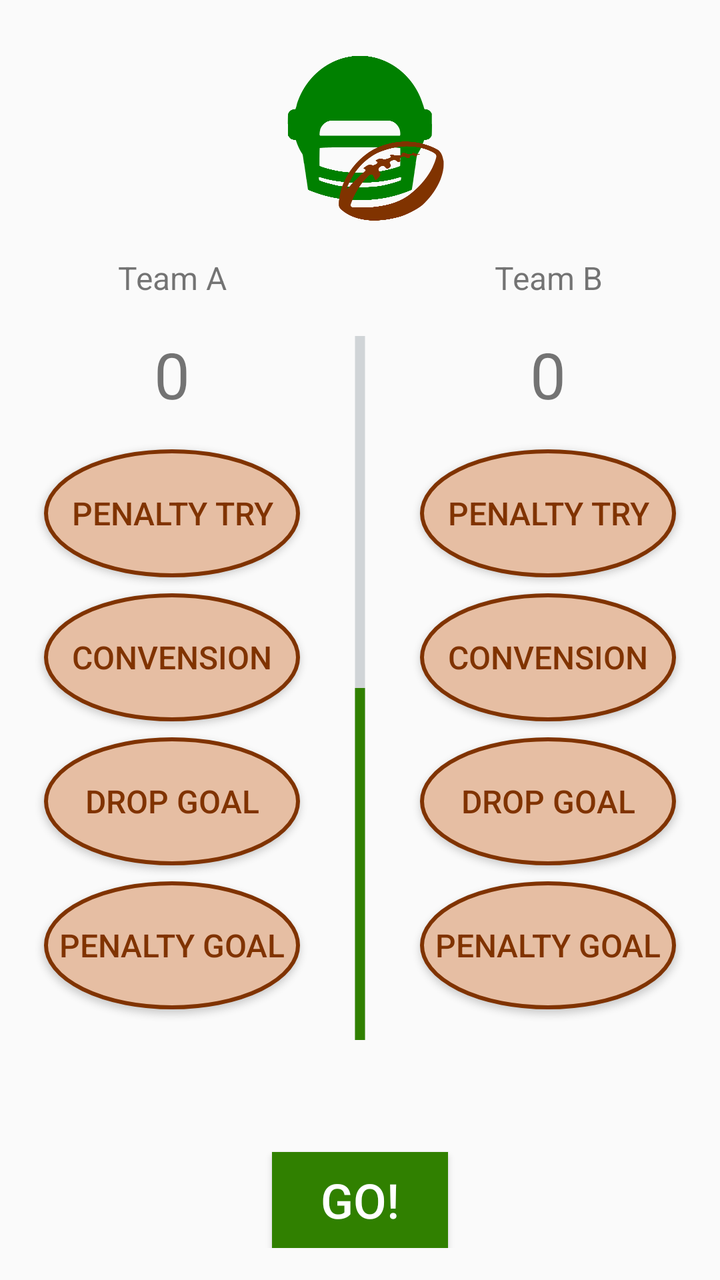
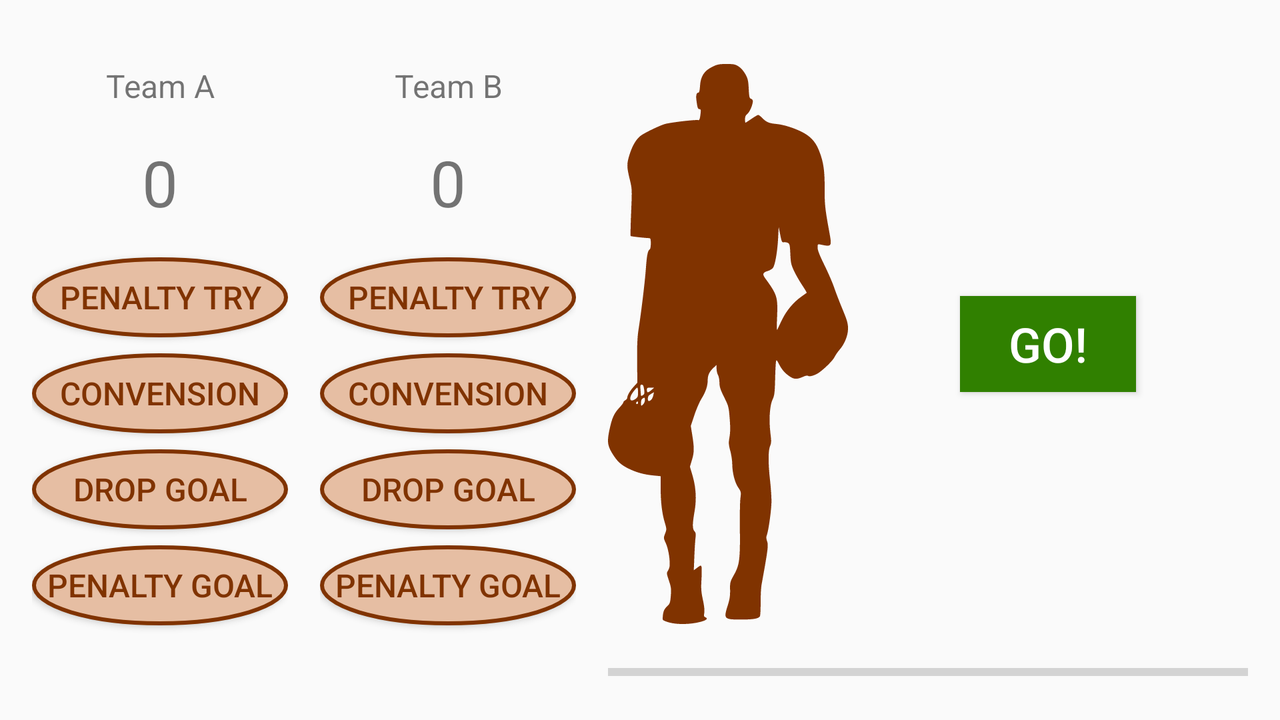

First picture: res/layout/ on a phone held upright. Second picture: the repository's own variant of that layout, on a device whose configuration matches the variant's folder. Source for both follows.
<!-- AndroidManifest.xml: application theme AppTheme -->
<!-- res/layout/activity_main.xml -->
<?xml version="1.0" encoding="utf-8"?>
<android.support.constraint.ConstraintLayout xmlns:android="http://schemas.android.com/apk/res/android"
    xmlns:app="http://schemas.android.com/apk/res-auto"
    xmlns:tools="http://schemas.android.com/tools"
    android:id="@+id/activity_main"
    android:layout_width="match_parent"
    android:layout_height="match_parent"
    android:layout_marginBottom="@dimen/activity_vertical_margin"
    android:layout_marginEnd="@dimen/activity_horizontal_margin"
    android:layout_marginStart="@dimen/activity_horizontal_margin"
    android:layout_marginTop="@dimen/activity_vertical_margin"
    tools:context="com.example.android.rugbyscore.MainActivity">

    <include
        android:id="@+id/team_a_layout"
        layout="@layout/team_a_layout"
        android:layout_width="0dp"
        android:layout_height="0dp"
        app:layout_constraintBottom_toTopOf="@+id/start_button"
        app:layout_constraintLeft_toLeftOf="parent"
        app:layout_constraintRight_toLeftOf="@+id/progressBar"
        app:layout_constraintTop_toBottomOf="@+id/decor_image" />

    <ProgressBar
        android:id="@+id/progressBar"
        style="@android:style/Widget.DeviceDefault.Light.ProgressBar.Horizontal"
        android:layout_width="wrap_content"
        android:layout_height="wrap_content"
        android:layout_marginBottom="32dp"
        android:layout_marginTop="32dp"
        android:progressDrawable="@drawable/progressbar_states"
        android:scaleY="22"
        app:layout_constraintBottom_toTopOf="@+id/start_button"
        app:layout_constraintLeft_toLeftOf="parent"
        app:layout_constraintRight_toRightOf="parent"
        app:layout_constraintTop_toBottomOf="@+id/decor_image"
        tools:max="100"
        tools:progress="50" />

    <include
        android:id="@+id/team_b_layout"
        layout="@layout/team_b_layout"
        android:layout_width="0dp"
        android:layout_height="0dp"
        app:layout_constraintBottom_toTopOf="@+id/start_button"
        app:layout_constraintLeft_toRightOf="@+id/progressBar"
        app:layout_constraintRight_toRightOf="parent"
        app:layout_constraintTop_toBottomOf="@+id/decor_image" />


    <ImageView
        android:id="@+id/decor_image"
        android:layout_width="wrap_content"
        android:layout_height="wrap_content"
        android:src="@drawable/ic_casca"
        app:layout_constraintLeft_toLeftOf="parent"
        app:layout_constraintRight_toRightOf="parent"
        app:layout_constraintTop_toTopOf="parent" />


    <Button
        android:id="@+id/start_button"
        style="@style/StartButton"
        android:layout_width="wrap_content"
        android:layout_height="wrap_content"
        android:text="@string/button_start"
        app:layout_constraintBottom_toBottomOf="parent"
        app:layout_constraintLeft_toLeftOf="parent"
        app:layout_constraintRight_toRightOf="parent" />

</android.support.constraint.ConstraintLayout>
<!-- res/layout/team_a_layout.xml (included above) -->
<?xml version="1.0" encoding="utf-8"?>
<android.support.constraint.ConstraintLayout xmlns:android="http://schemas.android.com/apk/res/android"
    xmlns:app="http://schemas.android.com/apk/res-auto"
    xmlns:tools="http://schemas.android.com/tools"
    android:layout_width="match_parent"
    android:layout_height="match_parent"
    android:orientation="vertical">

    <TextView
        android:id="@+id/team_a_name"
        android:layout_width="wrap_content"
        android:layout_height="wrap_content"
        android:layout_marginTop="16dp"
        android:gravity="center"
        android:paddingBottom="8dp"
        android:text="@string/team_a_name"
        android:textSize="16sp"
        app:layout_constraintLeft_toLeftOf="parent"
        app:layout_constraintRight_toRightOf="parent"
        app:layout_constraintTop_toTopOf="parent"
        tools:layout_constraintLeft_creator="1"
        tools:layout_constraintRight_creator="1" />

    <TextView
        android:id="@+id/team_a_score"
        android:layout_width="wrap_content"
        android:layout_height="wrap_content"
        android:layout_gravity="center"
        android:layout_marginTop="8dp"
        android:gravity="center"
        android:paddingBottom="8dp"
        android:text="@string/initial_score"
        android:textSize="32sp"
        app:layout_constraintLeft_toLeftOf="parent"
        app:layout_constraintRight_toRightOf="parent"
        app:layout_constraintTop_toBottomOf="@+id/team_a_name" />

    <Button
        android:id="@+id/team_a_penalty_try"
        style="@style/ScoreButtons"
        android:layout_width="@dimen/button_width"
        android:layout_height="@dimen/button_height"
        android:layout_marginTop="8dp"
        android:gravity="center"
        android:text="@string/button_penalty_try"
        android:textSize="16sp"
        app:layout_constraintLeft_toLeftOf="parent"
        app:layout_constraintRight_toRightOf="parent"
        app:layout_constraintTop_toBottomOf="@+id/team_a_score" />

    <Button
        android:id="@+id/team_a_convension"
        style="@style/ScoreButtons"
        android:layout_width="@dimen/button_width"
        android:layout_height="@dimen/button_height"
        android:layout_marginTop="8dp"
        android:gravity="center"
        android:text="@string/button_convension"
        android:textSize="16sp"
        app:layout_constraintLeft_toLeftOf="parent"
        app:layout_constraintRight_toRightOf="parent"
        app:layout_constraintTop_toBottomOf="@+id/team_a_penalty_try" />

    <Button
        android:id="@+id/team_a_penalty_goal"
        style="@style/ScoreButtons"
        android:layout_width="@dimen/button_width"
        android:layout_height="@dimen/button_height"
        android:layout_marginTop="8dp"
        android:gravity="center"
        android:text="@string/button_penalty_goal"
        android:textSize="16sp"
        app:layout_constraintLeft_toLeftOf="parent"
        app:layout_constraintRight_toRightOf="parent"
        app:layout_constraintTop_toBottomOf="@+id/team_a_drop_goal" />

    <Button
        android:id="@+id/team_a_drop_goal"
        style="@style/ScoreButtons"
        android:layout_width="@dimen/button_width"
        android:layout_height="@dimen/button_height"
        android:layout_marginTop="8dp"
        android:gravity="center"
        android:text="@string/button_drop_goal"
        android:textSize="16sp"
        app:layout_constraintLeft_toLeftOf="parent"
        app:layout_constraintRight_toRightOf="parent"
        app:layout_constraintTop_toBottomOf="@+id/team_a_convension" />
</android.support.constraint.ConstraintLayout>
<!-- res/layout/team_b_layout.xml (included above) -->
<?xml version="1.0" encoding="utf-8"?>
<android.support.constraint.ConstraintLayout xmlns:android="http://schemas.android.com/apk/res/android"
    xmlns:app="http://schemas.android.com/apk/res-auto"
    android:layout_width="match_parent"
    android:layout_height="match_parent"
    android:orientation="vertical">

    <TextView
        android:id="@+id/team_b_name"
        android:layout_width="wrap_content"
        android:layout_height="wrap_content"
        android:layout_marginTop="16dp"
        android:gravity="center"
        android:paddingBottom="8dp"
        android:text="@string/team_b_name"
        android:textSize="16sp"
        app:layout_constraintLeft_toLeftOf="parent"
        app:layout_constraintRight_toRightOf="parent"
        app:layout_constraintTop_toTopOf="parent" />

    <TextView
        android:id="@+id/team_b_score"
        android:layout_width="wrap_content"
        android:layout_height="wrap_content"
        android:layout_gravity="center"
        android:layout_marginTop="8dp"
        android:gravity="center"
        android:paddingBottom="8dp"
        android:text="@string/initial_score"
        android:textSize="32sp"
        app:layout_constraintLeft_toLeftOf="parent"
        app:layout_constraintRight_toRightOf="parent"
        app:layout_constraintTop_toBottomOf="@+id/team_b_name" />

    <Button
        android:id="@+id/team_b_penalty_try"
        style="@style/ScoreButtons"
        android:layout_width="@dimen/button_width"
        android:layout_height="@dimen/button_height"
        android:layout_marginTop="8dp"
        android:gravity="center"
        android:text="@string/button_penalty_try"
        android:textSize="16sp"
        app:layout_constraintLeft_toLeftOf="parent"
        app:layout_constraintRight_toRightOf="parent"
        app:layout_constraintTop_toBottomOf="@+id/team_b_score" />

    <Button
        android:id="@+id/team_b_convension"
        style="@style/ScoreButtons"
        android:layout_width="@dimen/button_width"
        android:layout_height="@dimen/button_height"
        android:layout_marginTop="8dp"
        android:gravity="center"
        android:text="@string/button_convension"
        android:textSize="16sp"
        app:layout_constraintLeft_toLeftOf="parent"
        app:layout_constraintRight_toRightOf="parent"
        app:layout_constraintTop_toBottomOf="@+id/team_b_penalty_try" />

    <Button
        android:id="@+id/team_b_penalty_goal"
        style="@style/ScoreButtons"
        android:layout_width="@dimen/button_width"
        android:layout_height="@dimen/button_height"
        android:layout_marginTop="8dp"
        android:gravity="center"
        android:text="@string/button_penalty_goal"
        android:textSize="16sp"
        app:layout_constraintLeft_toLeftOf="parent"
        app:layout_constraintRight_toRightOf="parent"
        app:layout_constraintTop_toBottomOf="@+id/team_b_drop_goal" />

    <Button
        android:id="@+id/team_b_drop_goal"
        style="@style/ScoreButtons"
        android:layout_width="@dimen/button_width"
        android:layout_height="@dimen/button_height"
        android:layout_marginTop="8dp"
        android:gravity="center"
        android:text="@string/button_drop_goal"
        android:textSize="16sp"
        app:layout_constraintLeft_toLeftOf="parent"
        app:layout_constraintRight_toRightOf="parent"
        app:layout_constraintTop_toBottomOf="@+id/team_b_convension" />
</android.support.constraint.ConstraintLayout>
<!-- resources referenced by this layout -->
<resources>
  <dimen name="activity_horizontal_margin">16dp</dimen>
  <dimen name="activity_vertical_margin">16dp</dimen>
  <dimen name="button_height">64dp</dimen>
  <dimen name="button_width">128dp</dimen>
  <!-- drawable ic_casca: vector/xml drawable (drawable, 6970 chars, omitted) -->
  <!-- drawable progressbar_states (drawable) -->
  <?xml version="1.0" encoding="utf-8"?>
  <layer-list xmlns:android="http://schemas.android.com/apk/res/android">
      <item android:id="@android:id/background">
          <rotate
              android:fromDegrees="90"
              android:toDegrees="90">
              <shape android:shape="line">
                  <stroke
                      android:width="5dp"
                      android:color="#d0d4d7" />
              </shape>
          </rotate>
      </item>
      <item android:id="@android:id/progress">
          <clip
              android:clipOrientation="vertical"
              android:gravity="bottom">
              <rotate
                  android:fromDegrees="90"
                  android:toDegrees="90">
                  <shape android:shape="line">
                      <stroke
                          android:width="5dp"
                          android:color="@color/colorAccent" />
                  </shape>
              </rotate>
          </clip>
      </item>
  </layer-list>
  <string name="button_convension">Convension</string>
  <string name="button_drop_goal">Drop Goal</string>
  <string name="button_penalty_goal">Penalty Goal</string>
  <string name="button_penalty_try">Penalty Try</string>
  <string name="button_start">GO!</string>
  <string name="initial_score">0</string>
  <string name="team_a_name">Team A</string>
  <string name="team_b_name">Team B</string>
  <style name="ScoreButtons">
          <item name="android:gravity">center</item>
          <item name="android:onClick">scoreButtonClicked</item>
          <item name="android:layout_marginBottom">8dp</item>
          <item name="android:textColor">#803300</item>
          <item name="android:background">@drawable/button_border</item>
      </style>
  <style name="StartButton">
          <item name="android:background">@color/colorAccent</item>
          <item name="android:textColor">@android:color/white</item>
          <item name="android:textSize">24sp</item>
  
      </style>
  <style name="AppTheme" parent="Theme.AppCompat.Light.DarkActionBar">
          
          <item name="colorPrimary">@color/colorPrimary</item>
          <item name="colorPrimaryDark">@color/colorPrimaryDark</item>
          <item name="colorAccent">@color/colorAccent</item>
      </style>
  <color name="colorAccent">#308000</color>
  <!-- drawable button_border (drawable) -->
  <?xml version="1.0" encoding="utf-8"?>
  <shape xmlns:android="http://schemas.android.com/apk/res/android"
      android:shape="oval">
  
      <solid android:color="#e6bea3" />
  
      <stroke
          android:width="2dp"
          android:color="#803300" />
  
  </shape>
  <color name="colorPrimary">#803300</color>
  <color name="colorPrimaryDark">#502000</color>
</resources>
<!-- res/layout-land/activity_main.xml (the repository's variant of the layout above) -->
<!-- drawn on the phone turned sideways -->
<?xml version="1.0" encoding="utf-8"?>
<android.support.constraint.ConstraintLayout xmlns:android="http://schemas.android.com/apk/res/android"
    xmlns:app="http://schemas.android.com/apk/res-auto"
    xmlns:tools="http://schemas.android.com/tools"
    android:id="@+id/activity_main"
    android:layout_width="match_parent"
    android:layout_height="match_parent"
    android:layout_marginBottom="@dimen/activity_vertical_margin"
    android:layout_marginEnd="@dimen/activity_horizontal_margin"
    android:layout_marginStart="@dimen/activity_horizontal_margin"
    android:layout_marginTop="@dimen/activity_vertical_margin"
    tools:context="com.example.android.rugbyscore.MainActivity">

    <include
        android:id="@+id/team_a_layout"
        layout="@layout/team_a_layout"
        android:layout_width="128dp"
        android:layout_height="0dp"
        app:layout_constraintBottom_toBottomOf="parent"
        app:layout_constraintLeft_toLeftOf="parent"
        app:layout_constraintTop_toTopOf="parent" />

    <ProgressBar
        android:id="@+id/progressBar"
        style="@android:style/Widget.DeviceDefault.Light.ProgressBar.Horizontal"
        android:layout_width="0dp"
        android:layout_height="wrap_content"
        app:layout_constraintBottom_toBottomOf="parent"
        app:layout_constraintLeft_toLeftOf="@+id/decor_image"
        app:layout_constraintRight_toRightOf="parent" />

    <include
        android:id="@+id/team_b_layout"
        layout="@layout/team_b_layout"
        android:layout_width="128dp"
        android:layout_height="0dp"
        android:layout_marginLeft="16dp"
        android:layout_marginStart="16dp"
        app:layout_constraintBottom_toBottomOf="parent"
        app:layout_constraintLeft_toRightOf="@+id/team_a_layout"
        app:layout_constraintTop_toTopOf="parent" />


    <ImageView
        android:id="@+id/decor_image"
        android:layout_width="120dp"
        android:layout_height="0dp"
        android:layout_marginLeft="16dp"
        android:layout_marginStart="16dp"
        android:src="@drawable/ic_player"
        app:layout_constraintBottom_toTopOf="@+id/progressBar"
        app:layout_constraintLeft_toRightOf="@+id/team_b_layout"
        app:layout_constraintTop_toTopOf="parent" />


    <Button
        android:id="@+id/start_button"
        style="@style/StartButton"
        android:layout_width="wrap_content"
        android:layout_height="wrap_content"
        android:text="@string/button_start"
        app:layout_constraintBottom_toTopOf="@+id/progressBar"
        app:layout_constraintLeft_toRightOf="@+id/decor_image"
        app:layout_constraintRight_toRightOf="parent"
        app:layout_constraintTop_toTopOf="parent" />

</android.support.constraint.ConstraintLayout>
<!-- resources referenced by the variant -->
<!-- as the phone turned sideways resolves them -->
<resources>
  <dimen name="activity_horizontal_margin">16dp</dimen>
  <dimen name="activity_vertical_margin">16dp</dimen>
  <!-- from res/values-land/ -->
  <dimen name="button_height">40dp</dimen>
  <!-- from res/values-land/ -->
  <dimen name="button_width">128dp</dimen>
  <!-- drawable ic_player: vector/xml drawable (drawable, 6117 chars, omitted) -->
  <string name="button_convension">Convension</string>
  <string name="button_drop_goal">Drop Goal</string>
  <string name="button_penalty_goal">Penalty Goal</string>
  <string name="button_penalty_try">Penalty Try</string>
  <string name="button_start">GO!</string>
  <string name="initial_score">0</string>
  <string name="team_a_name">Team A</string>
  <string name="team_b_name">Team B</string>
  <!-- from res/values-land/ -->
  <style name="ScoreButtons">
          <item name="android:gravity">center</item>
          <item name="android:layout_marginBottom">8dp</item>
          <item name="android:textColor">#803300</item>
          <item name="android:background">@drawable/button_border</item>
      </style>
  <style name="StartButton">
          <item name="android:background">@color/colorAccent</item>
          <item name="android:textColor">@android:color/white</item>
          <item name="android:textSize">24sp</item>
  
      </style>
  <style name="AppTheme" parent="Theme.AppCompat.Light.DarkActionBar">
          
          <item name="colorPrimary">@color/colorPrimary</item>
          <item name="colorPrimaryDark">@color/colorPrimaryDark</item>
          <item name="colorAccent">@color/colorAccent</item>
      </style>
  <!-- drawable button_border (drawable) -->
  <?xml version="1.0" encoding="utf-8"?>
  <shape xmlns:android="http://schemas.android.com/apk/res/android"
      android:shape="oval">
  
      <solid android:color="#e6bea3" />
  
      <stroke
          android:width="2dp"
          android:color="#803300" />
  
  </shape>
  <color name="colorAccent">#308000</color>
  <color name="colorPrimary">#803300</color>
  <color name="colorPrimaryDark">#502000</color>
</resources>
